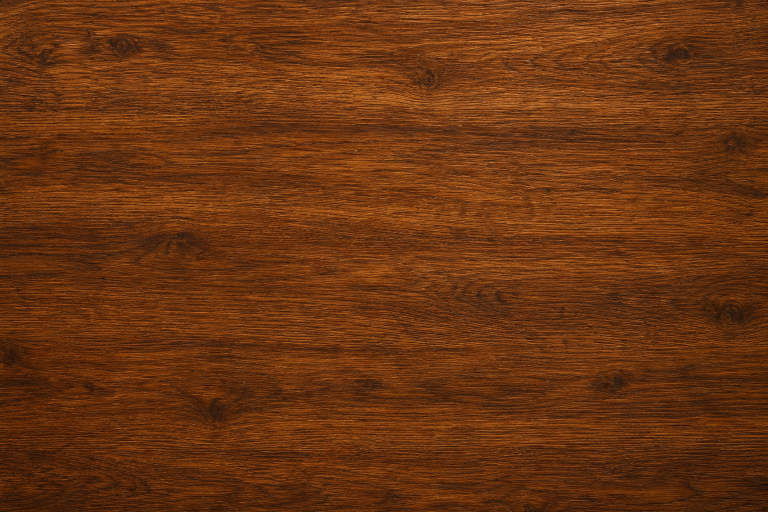
#> input picture hua-zhuan/assets/source/table_wood_tile_gen.png, 1536 x 1024 px (shown at 1/2 size)
$ python build-table-wood-bg.py
#> lines starting #> are read from the running program, lines starting #| are printed output that depends on the picture
#!/usr/bin/env python3
"""Build table wood background from an AI-generated tile (tile + stretch to viewport)."""
from __future__ import annotations

import sys
from pathlib import Path

from PIL import Image

ROOT = Path(__file__).resolve().parent.parent
OUT = ROOT / "assets" / "source"
DEFAULT_GEN = ROOT / "assets" / "source" / "table_wood_tile_gen.png"

TILE_PX = 512
BG_W, BG_H = 2400, 1600


def build(src: Path) -> None:
    img = Image.open(src).convert("RGB")
#> img is the input picture: PIL image 1536x1024 RGB; mean R, G, B 105.8, 51.9, 16.3
    w, h = img.size
#> w = 1536; h = 1024
    side = min(w, h)
#> side = 1024
    left = (w - side) // 2
#> left = 256
    top = (h - side) // 2
#> top = 0
    tile = img.crop((left, top, left + side, top + side)).resize(
        (TILE_PX, TILE_PX), Image.Resampling.LANCZOS
    )
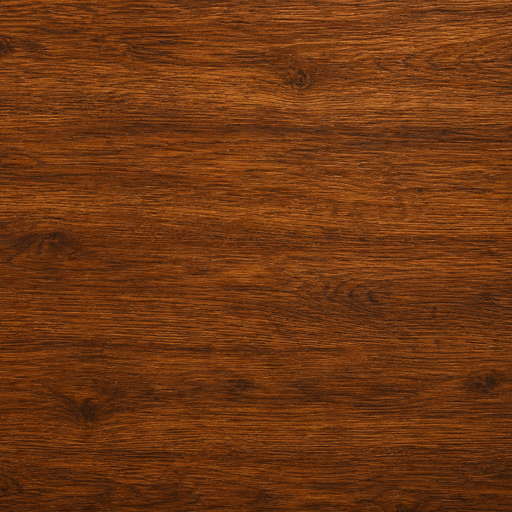
#> tile: PIL image 512x512 RGB; mean R, G, B 111, 54.9, 17.7

    tile_path = OUT / "table_wood_tile.png"
    tile.save(tile_path, optimize=True)
    print(f"  tile {tile_path.name} {tile.size[0]}x{tile.size[1]}")
#|   tile table_wood_tile.png 512x512

    cols = (BG_W + TILE_PX - 1) // TILE_PX
    rows = (BG_H + TILE_PX - 1) // TILE_PX
    canvas = Image.new("RGB", (cols * TILE_PX, rows * TILE_PX))
#> canvas: PIL image 2560x2048 RGB; every value is 0
    for y in range(rows):
        for x in range(cols):
            canvas.paste(tile, (x * TILE_PX, y * TILE_PX))
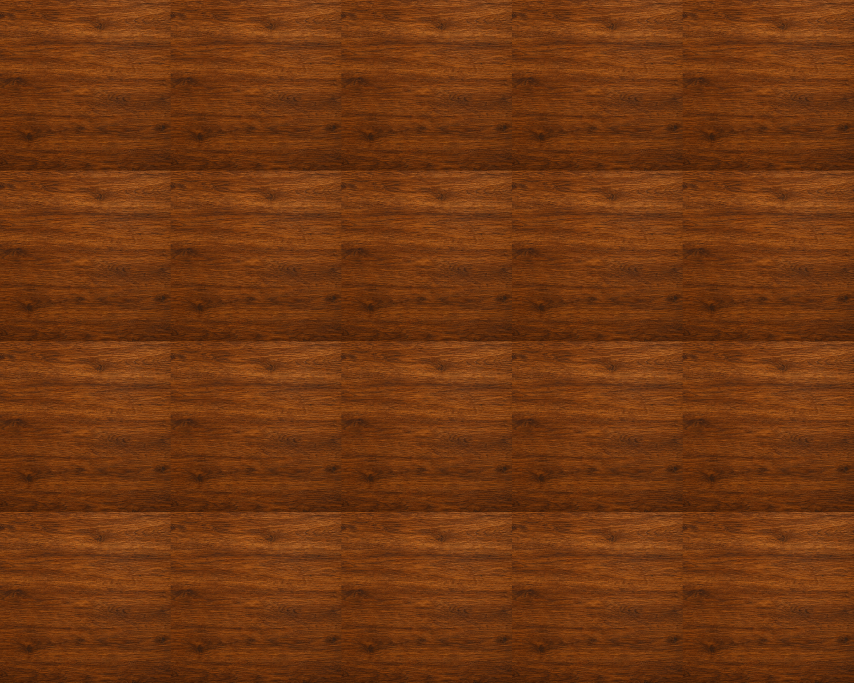
#> canvas: PIL image 2560x2048 RGB (shown at 1/3 size); mean R, G, B 111, 54.9, 17.7

    bg = canvas.resize((BG_W, BG_H), Image.Resampling.LANCZOS)
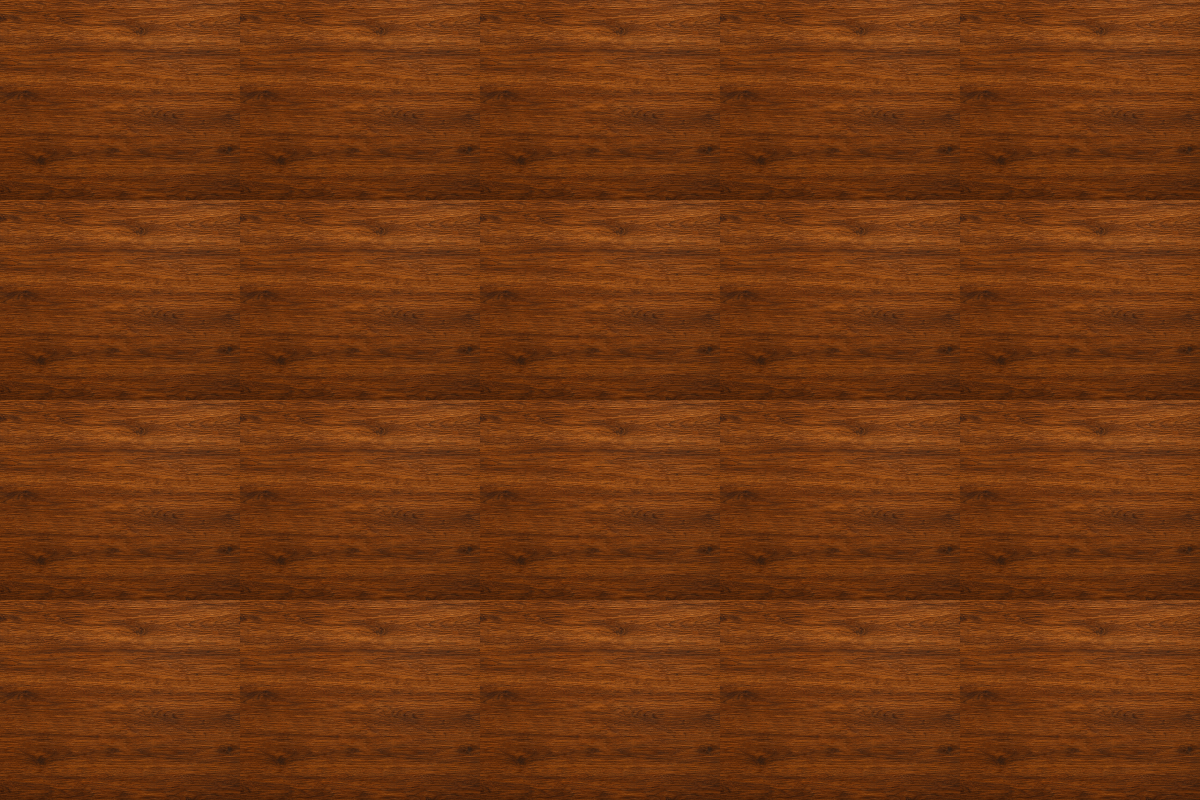
#> bg: PIL image 2400x1600 RGB (shown at 1/2 size); mean R, G, B 111, 54.9, 17.7
    bg_path = OUT / "table_wood_bg.png"
    bg.save(bg_path, optimize=True)
    print(f"  bg   {bg_path.name} {bg.size[0]}x{bg.size[1]}")
#|   bg   table_wood_bg.png 2400x1600


def main() -> None:
    src = Path(sys.argv[1]) if len(sys.argv) > 1 else DEFAULT_GEN
    if not src.is_file():
        print(f"missing source image: {src}", file=sys.stderr)
        sys.exit(1)
    OUT.mkdir(parents=True, exist_ok=True)
    build(src)


if __name__ == "__main__":
    main()
